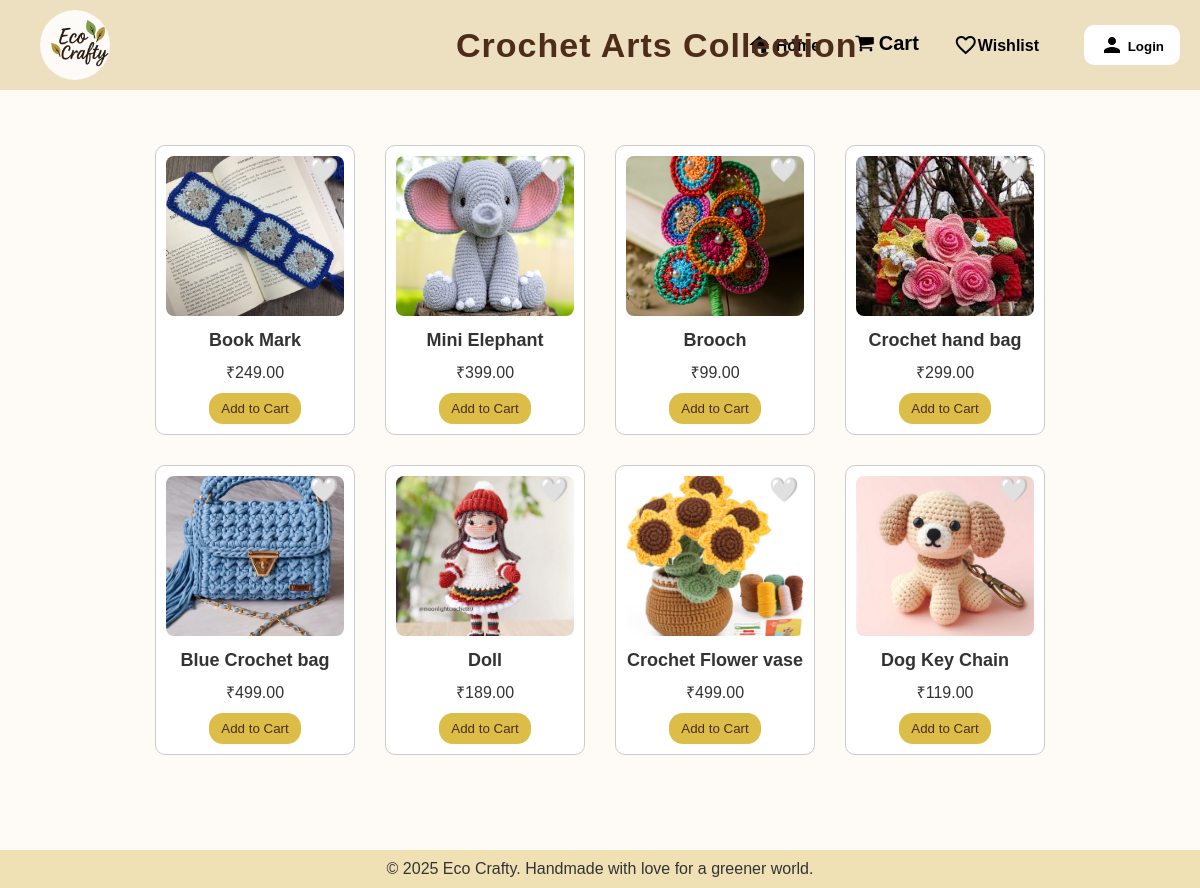
Screenshot of /webpages/crochet.php with the database file from the repository.
### tables this page shows
CREATE TABLE `products` (
  `id` int(11) NOT NULL,
  `name` varchar(150) NOT NULL,
  `category_name` varchar(100) NOT NULL,
  `price` decimal(10,2) NOT NULL,
  `description` text DEFAULT NULL,
  `image` varchar(255) DEFAULT NULL,
  `seller_id` int(11) DEFAULT NULL,
  `created_at` timestamp NOT NULL DEFAULT current_timestamp(),
  `quantity` int(5) DEFAULT NULL
);

### webpages/crochet.php (the view, shortened to what this page needs)
<?php
$isLoggedIn = isset($_SESSION['username']);
require_once '../includes/db.php';
$sql = "SELECT * FROM products WHERE category_name = 'Crochet'";
$result = $conn->query($sql);
?>
<!DOCTYPE html>
<html>
<head>
  <link rel="stylesheet" href="https://cdnjs.cloudflare.com/ajax/libs/font-awesome/4.7.0/css/font-awesome.min.css">
 <link rel="stylesheet" href="../style.css" />
  <link rel="stylesheet" href="../categorystyle.css" />
</head>
<body>
<div class="navbar">
        <div class="logo-container">
            <img src="../images/logo.jpg" class="logo-circle" alt="Logo">
        </div>
        <h1>Crochet Arts Collection</h1>
    <div class="right-nav">
  <section class="category-bar">
    <div class="category"><a href="homepage.php"><p class="material-icons">home</p> Home</a></div>
    <i class="fa fa-shopping-cart" style="font-size:20px;color:black;">
      <a href="<?php echo $isLoggedIn ? 'cart.php' : 'login.php'; ?>">Cart</a>
    </i>
    <div class="category"><a href="wishlist.php">
    <p class="material-icons" >favorite_border</p>Wishlist</a></div>
</section>
  <?php if ($isLoggedIn): ?>
    <div class="profile-menu">
      <button class="profile-btn">
        <?php echo strtoupper(substr($_SESSION['username'], 0, 1)); ?>
      </button>
      <div class="dropdown">
        <h4>User Name :</h4><p><?php echo $_SESSION['username']; ?></p><br>
        <h4>Email : </h4><p><?php echo $_SESSION['email']; ?></p><br>
       <button> <a href="edit_profile.php">Edit Profile</a>
  </button><br><br>
        <a href="logout.php">Logout</a>
      </div>
    </div>
  <?php else: ?>
    <button class="login-btn"><a href="login.php"><i class="material-icons">person</i><b> Login</b></a></button>
  <?php endif; ?>
  </div>
  </div>
<div class="container">
<section class="products-section">
  <div class="product-grid">
    <?php while($row = $result->fetch_assoc()): ?>
      <?php
        $wishlistClass = '';
      ?>
      <div class="product-card">
        <span class="wishlist-icon <?php echo $wishlistClass; ?>"
              data-id="<?php echo $row['id']; ?>"
              onclick="handleWishlist(this)">
              <?php echo $wishlistClass === 'active' ? '❤️' : '🤍'; ?>
        </span>
        <img src="../<?php echo $row['image']; ?>" alt="Product">
        <h3><?php echo $row['name']; ?></h3>
        <p>₹<?php echo $row['price']; ?></p>
        <button class="btn" onclick="<?php echo $isLoggedIn ? "addToCart({$row['id']})" : "window.location.href='login.php'"; ?>">Add to Cart</button>
      </div>
    <?php endwhile; ?>
  </div>
</section>
      </div >
<footer>
    <p>&copy; 2025 Eco Crafty. Handmade with love for a greener world.</p>
  </footer>
</body>
</html>

### style.css (style rules this page uses)
* { margin: 0; padding: 0; box-sizing: border-box; font-family: sans-serif; }
.logo-container { width: 70px; height: 70px; overflow: hidden; border-radius: 50%; }
.logo-circle { width: 110%; height: 110%; object-fit: cover; }
body { background: #f9f9f9; color: #333; }
.navbar { background: #ece0c0; font-family: "Brush Script MT", cursive; color: #fff; padding: 10px 20px; display: flex; align-items: center; justify-content: space-between; }
.material-icons { vertical-align:-25% }
.login-btn { background: white; border: none; padding: 8px 16px; color: #000; cursor: pointer; border-radius: 10px; justify-content: space-around; }
a { color: #333; text-decoration: none; }
.category-bar { display: flex; justify-content: space-around; padding: 15px; gap: 35px; }
.category { cursor: pointer; font-weight: 500; }
.products-section { margin-left:40px; }
.product-grid { display: flex; flex-wrap: wrap; justify-content: center; margin-top:30px; }
.product-card { position: relative; border: 1px solid #ccc; border-radius: 10px; margin: 15px; width: 200px; padding: 8px; text-align: center; background-color: #fff; }
.product-card img { width: 100%; height: 160px; object-fit: cover; border-radius: 8px; }
.product-card h3 { font-size: 18px; margin: 10px 0; }
.product-card .btn { background-color: rgb(219, 189, 72); color: #4d2c19;; padding: 8px 12px; border: none; border-radius: 14px; text-decoration: none; display: inline-block; margin-top: 10px; cursor: pointer; }
.wishlist-icon { position: absolute; top: 10px; right: 15px; font-size: 24px; color: #ccc; cursor: pointer; }
footer { text-align: center; padding: 20px; background: #ece0c0; margin-top: 40px; }

### categorystyle.css (style rules this page uses)
body { margin: 0; padding: 0; font-family: Arial, sans-serif; background: #fefaf5; display: flex; flex-direction: column; min-height: 100vh; }
.container { flex: 1; padding: 20px; }
.navbar { background: #ece0c0; padding: 10px 20px; display: flex; align-items: center; justify-content: space-between; }
.logo-container { width: 70px; height: 70px; margin-left: 20px; overflow: hidden; border-radius: 50%; }
.logo-circle { width: 110%; height: 110%; object-fit: cover; }
.navbar h1 { position: absolute; left:38%; font-size: 34px; font-weight: bold; letter-spacing: 1px; color:#4d2c19; }
.right-nav { display: flex; align-items: center; gap: 30px; }
.right-nav a { text-decoration: none; color: #000; font-weight: bold; }
.products-section { margin-right:50px; margin-left:50px; justify-content: center; }
.product-grid { display: flex; max-width: 1300px; padding: 20px 40px; flex-wrap: wrap; justify-content: center; margin: auto; flex-wrap: wrap; }
.product-card { position: relative; border: 1px solid #ccc; border-radius: 10px; margin: 15px; width: 200px; padding: 10px; text-align: center; background-color: #fff; }
.product-card img { width: 100%; height: 160px; object-fit: cover; border-radius: 8px; }
.product-card h3 { font-size: 18px; margin: 10px 0; }
.product-card .btn { background-color: rgb(219, 189, 72); color: #4d2c19;; padding: 8px 12px; border: none; border-radius: 14px; text-decoration: none; display: inline-block; margin-top: 10px; cursor: pointer; }
.wishlist-icon { position: absolute; top: 10px; right: 15px; font-size: 24px; color: #ccc; cursor: pointer; }
footer { text-align: center; padding: 10px 0; background: #f0e1b5; margin-top: 40px; display: flex; justify-content: center; width: 100%; bottom: 0; }

### rows the page displays
products: image (picture), name "Book Mark", price "249.00"
products: image (picture), name "Mini Elephant", price "399.00"
products: image (picture), name "Brooch", price "99.00"
products: image (picture), name "Crochet hand bag", price "299.00"
products: image (picture), name "Blue Crochet bag", price "499.00"
products: image (picture), name "Doll", price "189.00"
products: image (picture), name "Crochet Flower vase", price "499.00"
products: image (picture), name "Dog Key Chain", price "119.00"
